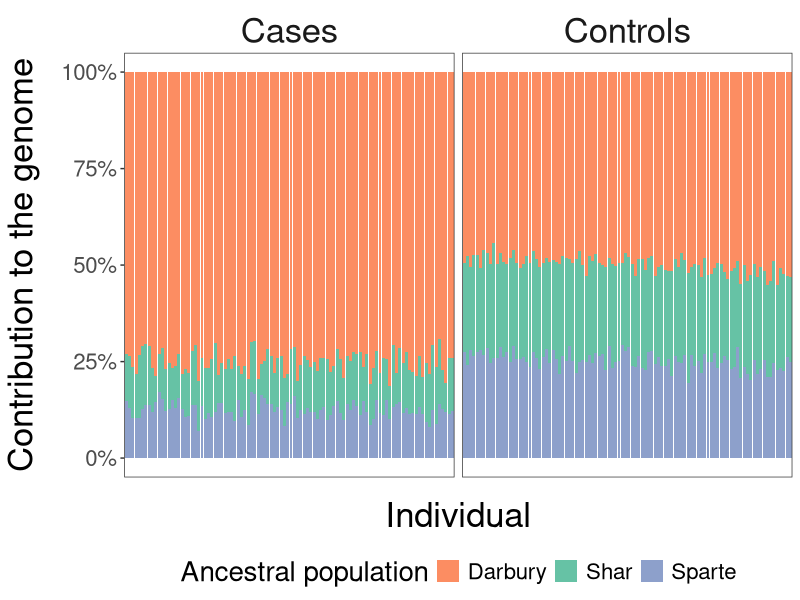
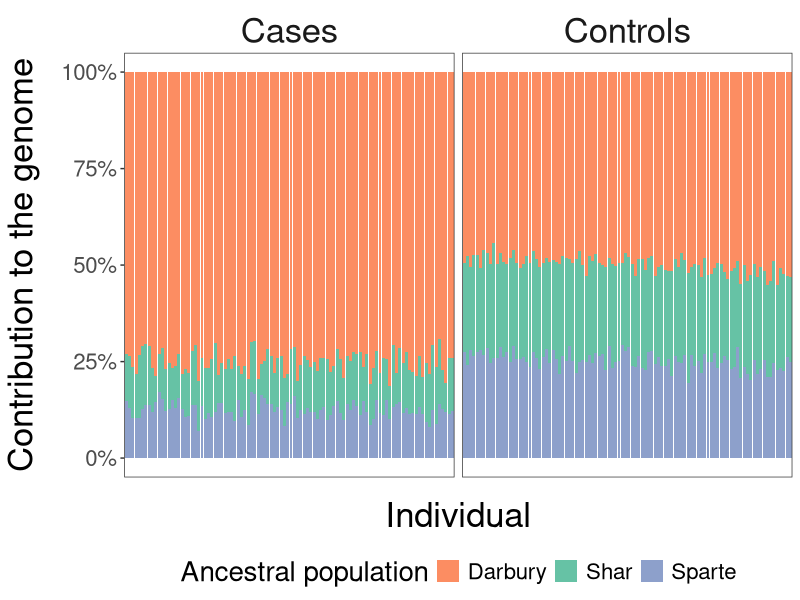

Recreate these plots in R, in order.
library(tidyverse)

theme_transparent <- theme(panel.background = element_rect(fill = "transparent"), # bg of the panel
                           plot.background = element_rect(fill = "transparent", color = NA), # bg of the plot
                           panel.grid.major = element_blank(), # get rid of major grid
                           panel.grid.minor = element_blank(), # get rid of minor grid
                           legend.background = element_rect(fill = "transparent", color = NA), # get rid of legend bg
                           legend.box.background = element_rect(fill = "transparent", color = NA), # get rid of legend panel bg
                           strip.background = element_rect(fill="transparent", color = NA)
)

n <- 100

bind_rows(
  tibble(id = seq(1:n),
         cohort = 'Controls',
         Darbury = abs(rnorm(n, 20)),
         Sparte = abs(rnorm(n, 10)),
         Shar = abs(rnorm(n, 10))),
  tibble(id = seq(1:n),
         cohort = 'Cases',
         Darbury = abs(rnorm(n, 30)),
         Sparte = abs(rnorm(n, 5)),
         Shar = abs(rnorm(n, 5)))) %>%
  gather(key = 'component', value = 'value', -id, -cohort) %>%
  arrange(component, value) %>%
  mutate(id = factor(id, levels = unique(id))) %>%
  ggplot(aes(x = id, y = value, fill = component)) +
    geom_bar(stat = 'identity', position = 'fill') + 
    scale_y_continuous(labels = scales::percent) +
    labs(fill = 'Ancestral population', y = 'Contribution to the genome', x = 'Individual') +
    facet_grid(. ~ cohort) +
    scale_fill_manual(values = c('Shar' = '#66c2a5', 'Darbury' = '#fc8d62', 'Sparte' = '#8da0cb')) +
    theme_bw() +
    theme(legend.position = 'bottom',
          axis.text.x = element_blank(),
          axis.ticks.x = element_blank(),
          panel.grid.major = element_blank(),
          panel.grid.minor = element_blank(),
          strip.background = element_rect(fill = 'white'),
          text = element_text(size = 20),
          axis.title.y = element_text(size = 25, margin = margin(r = 15)),
          axis.title.x = element_text(size = 25, margin = margin(t = 15)),
          strip.text = element_text(size = 25)) +
  theme_transparent

ggsave('slides/figs/population_structure.pdf', width=10, height=6, bg = "transparent")
